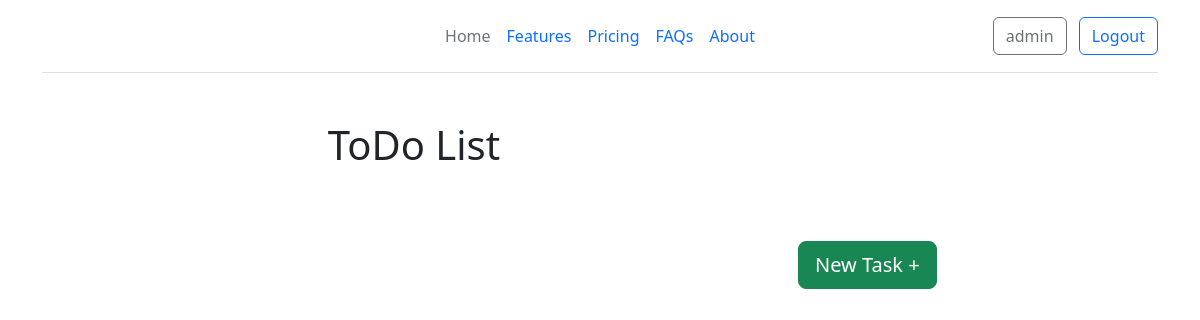
Page / (signed in) on the earlier database version.
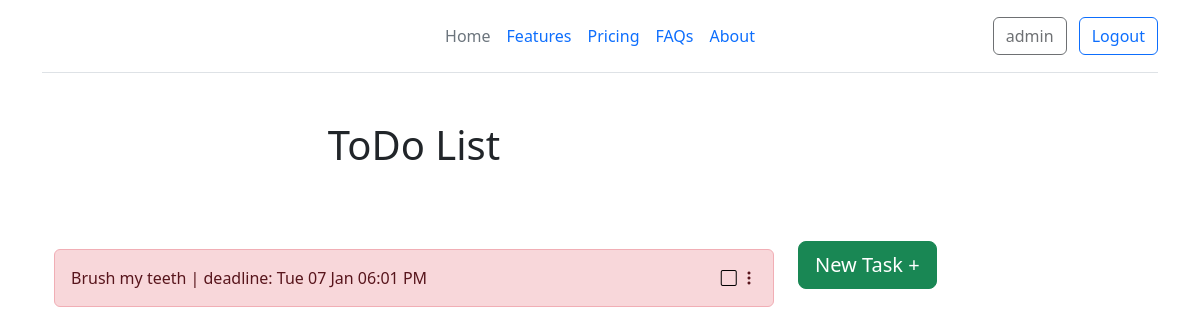
Same page on the later database version.
### core/models.py (models this page shows, shortened)
class Task(models.Model):
    PRIORITY_CHOICES = {
        'L': 'Low',
        'N': 'Normal',
        'H': 'High'
    }
    user = models.ForeignKey(settings.AUTH_USER_MODEL, on_delete=models.CASCADE)
    title = models.CharField(max_length=80)
    description = models.TextField(null=True, blank=True)
    priority = models.CharField(max_length=1, choices=PRIORITY_CHOICES, default='L')
    added_at = models.DateTimeField(auto_now=True)
    deadline = models.DateTimeField()
    is_completed = models.BooleanField(default=False)
    @property
    def is_overdue(self):
        if not self.is_completed:
            user_deadline = localtime(value=self.deadline)
            user_current_time = localtime()
            return user_deadline < user_current_time
        return False
    def __str__(self):
        deadline = localtime(self.deadline)
        if deadline == default_deadline():
            return f"{self.title} | deadline: End of today"
        elif deadline.date() == localdate() + timedelta(days=1):
            return f"{self.title} | deadline: Tomorrow {deadline:%I:%m %p}"
        return f"{self.title} | deadline: {deadline:%a %d %b %I:%m %p}"

### core/views.py (the view)
# urls.py: 2. Add a URL to urlpatterns:  path('', views.home, name='home')
@login_required()
def home(request):
    tasks = Task.objects.filter(user=request.user)
    form = TaskAddFrom()
    return render(request, 'home.html', {'tasks': list(tasks), 'form': form})

### core/models.py (called while the page is built)
def default_deadline():
    return datetime.combine(now().date() + timedelta(days=1), time(), tzinfo=get_current_timezone())

### core/templates/home.html (shortened to what this page needs)
{% extends 'base.html' %}
{% block content %}
<div class="container">
    <div class="row">
        <div class="col-8">
            <h1 class="text-center">ToDo List</h1><br>
            <br><br>
            {% if tasks %}
            {% for task in tasks %}
                <div class="alert {% if task.is_overdue %} alert-danger {% elif task.is_completed %} alert-success {% else %} alert-primary {% endif %} d-flex justify-content-between align-items-center" role="alert">
                    <span {% if task.is_completed %} style="text-decoration: line-through;" {% endif %}>
                        {{ task }}
                    </span>
                    <form action="{% url 'check_task' task.id %}" method="POST">
                        <button type="submit" style="border: none; background: none; padding: 0;">
                            <i class="bi {% if task.is_completed %} bi-check-square-fill {% else %} bi-square {% endif %}"></i>
                        </button>
                        <span class="dropstart">
                            <i class="bi bi-three-dots-vertical" type="button" data-bs-toggle="dropdown"></i>
                        </span>
                    </form>
                </div>
            {% endfor %}
            {% endif %}
        </div>
        <div class="col-4"><br><br><br><br><br>
            <button type="button" class="btn btn-success btn-lg" data-bs-toggle="modal" data-bs-target="#taskModal">
                New Task +
            </button>
        </div>
    </div>
</div>
{% endblock %}

Differences in the rows shown:
added Task: deadline+title "Brush my teeth | deadline: Tue 07 Jan 06:01 PM", is_completed False (drawn)
